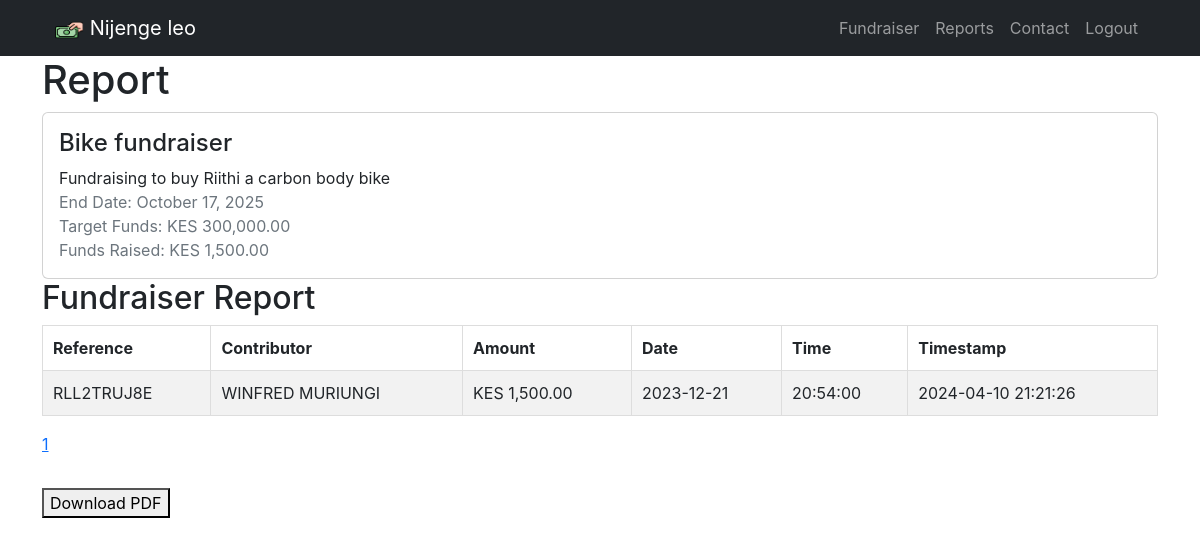
The page /report/3/page/1 (signed in) on the database as committed earlier.
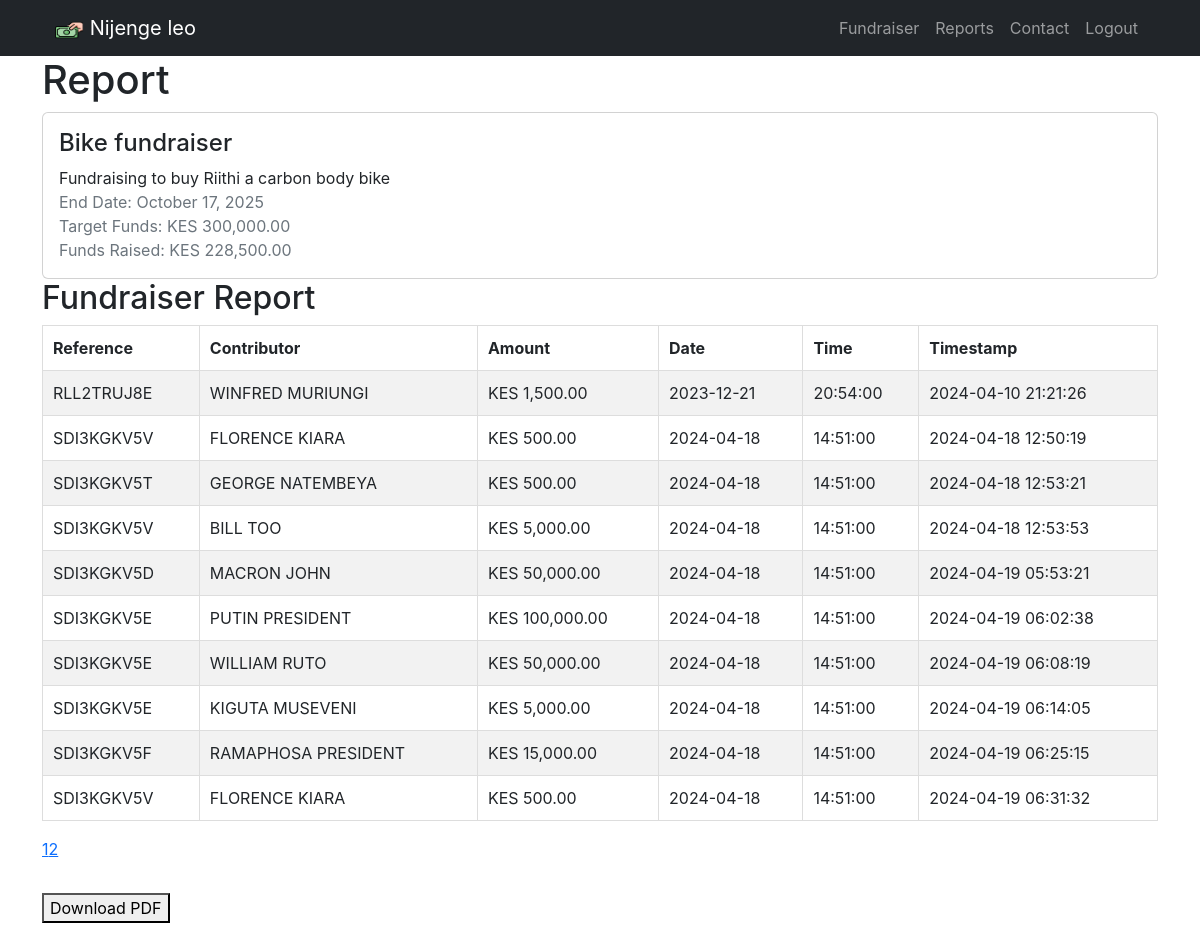
The same page on the database as committed later.
### models.py (models this page shows, shortened)
class Fundraiser(db.Model):
    id = db.Column(db.Integer, primary_key=True)
    user_id = db.Column(db.Integer, db.ForeignKey('user.id'), nullable=False)
    name = db.Column(db.String, nullable=False)
    description = db.Column(db.String)
    end_date = db.Column(db.DateTime, nullable=False)
    target_funds = db.Column(db.Integer, nullable=False)
    user = db.relationship('User', backref=db.backref('fundraisers', lazy=True))
    @property
    def funds_raised(self):
        total = (
            db.session.query(func.sum(Contribution.amount))
            .filter_by(fundraiser_id=self.id)
            .scalar()
        )
        return total or 0

class Contribution(db.Model):
    __tablename__ = 'contributions'
    contribution_id = db.Column(db.Integer, primary_key=True, autoincrement=True)
    fundraiser_id = db.Column(db.Integer, db.ForeignKey('fundraiser.id'), nullable=False)
    contribution_reference = db.Column(db.Text, nullable=False)
    contributor_name = db.Column(db.Text, nullable=False)
    phone_number = db.Column(db.Text, nullable=False)
    amount = db.Column(db.DECIMAL, nullable=False)
    contribution_date = db.Column(db.Date, nullable=False)
    contribution_time = db.Column(db.Time, nullable=False)
    timestamp = db.Column(db.DateTime(timezone=True), server_default=func.now())
    fundraiser = db.relationship('Fundraiser', backref='contributions')
    def to_dict(self):
        return {
            'contribution_reference': self.contribution_reference,
            'contributor_name': self.contributor_name,
            'phone_number': self.phone_number,
            'amount': self.amount,
            'contribution_time': self.contribution_time.strftime("%H:%M:%S"),  # Convert time to string
            'timestamp': self.timestamp.strftime("%Y-%m-%d %H:%M:%S"),  # Convert timestamp to string
            'contribution_date': self.contribution_date.strftime("%Y-%m-%d"),  # Convert date to string
        }

### app.py (the view)
@app.route("/report/<int:fundraiser_id>/page/<int:page_number>")
@login_required
def report(fundraiser_id, page_number):
    try:
        if fundraiser_id == 0:
            return redirect(
                url_for("fundraiser")
            )  # Call create_fundraiser() when fundraiser_id is 0
        fundraiser = Fundraiser.query.get_or_404(fundraiser_id)
        per_page = 10
        start = (page_number - 1) * per_page  # Calculate start index
        contributions = Contribution.query.filter_by(fundraiser_id=fundraiser_id)
        total_contributions = contributions.count()
        total_pages = math.ceil(total_contributions / per_page)
        if start >= total_contributions:
            return "Page number out of range", 404
        results = contributions.limit(per_page).offset(start).all()
        contributions_dicts = [contribution.to_dict() for contribution in results]
        return render_template(
            "report.html",
            fundraiser=fundraiser,
            contributions=contributions_dicts,
            total_pages=total_pages,
            current_page=page_number,
        )
    except Exception as e:
        app.logger.error(f"Error generating report: {str(e)}")
        return error(
            "An error occurred while generating the report. Please try again later.",
            500,
        )

### app.py (called while the page is built)
@app.template_filter("currency_format")
def currency_format(value):
    formatted_value = f"KES {value:,.2f}"  # Format as KES with thousands separator and 2 decimal places
    return formatted_value

### models.py (called while the page is built)
def login_required(func):
    @wraps(func)
    def decorated_function(*args, **kwargs):
        if 'user_id' not in session:
            return redirect(url_for('login'))
        g.user = User.query.get(session['user_id'])  # Retrieve user information
        return func(*args, **kwargs)
    return decorated_function

### templates/report.html (shortened to what this page needs)
{% extends "layout.html" %}
{% block content %}
<div class="container">
    <h1>Report</h1>
  <div class="card">
    <div class="card-body">
      <h4 class="card-title">{{ fundraiser.name }}</h4>
      <p class="card-text">{{ fundraiser.description }}</p>
      <p class="text-muted">
        End Date: {{ fundraiser.end_date.strftime("%B %d, %Y") }}<br>
        Target Funds: {{ fundraiser.target_funds | currency_format }}<br>
        Funds Raised: {{ fundraiser.funds_raised | currency_format }}
      </p>
    </div>
  </div>
  <h2>Fundraiser Report</h2>
  <table id="contributions-table" class="table table-bordered table-striped">
  <thead>
    <tr>
      <th>Reference</th>
      <th>Contributor</th>
      <th>Amount</th>
      <th>Date</th>
      <th>Time</th>
      <th>Timestamp</th>
    </tr>
  </thead>
  <tbody>
    {% for contribution in contributions %}  <tr>
        <td>{{ contribution.contribution_reference }}</td>
        <td>{{ contribution.contributor_name }}</td>
        <td>{{ contribution.amount|currency_format }}</td>
        <td>{{ contribution.contribution_date }}</td>
        <td>{{ contribution.contribution_time }}</td>
        <td>{{ contribution.timestamp }}</td>
      </tr>
    {% endfor %}
  </tbody>
</table>
  <nav aria-label="Page navigation">
    <ul class="pagination">
      {% for page in range(1, total_pages + 1) %}
      {% if page == current_page %}
      <li class="active"><a href="#">{{ page }}</a></li>
      {% else %}
      <li>
        <a href="{{ url_for('report', fundraiser_id=fundraiser.id, page_number=page) }}">{{ page }}</a>
      </li>
      {% endif %}
      {% endfor %}
    </ul>
  </nav>
  <button id="download-pdf">Download PDF</button>
  <pre id="contributions-data" style="display: none;">{{ contributions|tojson }}</pre>  </div>
{% endblock %}

### templates/layout.html (shortened to what this page needs)
{% macro navbar() %}
<nav class="navbar navbar-expand-lg navbar-dark bg-dark fixed-top" id="mainNav">
  <div class="container px-4">
    <a class="navbar-brand" href="{{ url_for('index') }}">
      <img src="{{ url_for('static', filename='assets/favicon.ico') }}" alt="Logo" width="30" height="24">
      Nijenge leo
    </a>
      {% if session.user_id %}
    <div class="collapse navbar-collapse" id="navbarNav">
      <ul class="navbar-nav ms-auto">
        <li class="nav-item"><a class="nav-link" href="/fundraiser">Fundraiser</a></li>
        <li class="nav-item"><a class="nav-link" href="{{ url_for('report_index') }}">Reports</a></li>
        <li class="nav-item"><a class="nav-link" href="{{ url_for('index') }}#contactForm">Contact</a></li>
        <li class="nav-item"><a class="nav-link" href="/logout">Logout</a></li>
      </ul>
    </div>
      {% endif %}
  </div>
</nav>
{% endmacro %}
<!DOCTYPE html>
<html lang="en">
<head>
  <link rel="stylesheet" href="{{ url_for('static', filename='css/styles.css') }}">
  <link href="https://cdnjs.cloudflare.com/ajax/libs/toastr.js/latest/toastr.min.css" rel="stylesheet">
</head>
<body>
  {{ navbar() }}
<div class="content-wrapper">
  <main>
    {% block content %}{% endblock %}
  </main>
</div>
</body>
</html>

Rows that differ between the two databases and show on the page:
added Contribution: contribution_reference "SDI3KGKV5V", contributor_name "FLORENCE KIARA", amount "KES 500.00", contribution_date "2024-04-18", contribution_time "14:51:00", timestamp "2024-04-18 12:50:19"
added Contribution: contribution_reference "SDI3KGKV5T", contributor_name "GEORGE NATEMBEYA", amount "KES 500.00", contribution_date "2024-04-18", contribution_time "14:51:00", timestamp "2024-04-18 12:53:21"
added Contribution: contribution_reference "SDI3KGKV5V", contributor_name "BILL TOO", amount "KES 5,000.00", contribution_date "2024-04-18", contribution_time "14:51:00", timestamp "2024-04-18 12:53:53"
added Contribution: contribution_reference "SDI3KGKV5D", contributor_name "MACRON JOHN", amount "KES 50,000.00", contribution_date "2024-04-18", contribution_time "14:51:00", timestamp "2024-04-19 05:53:21"
added Contribution: contribution_reference "SDI3KGKV5E", contributor_name "PUTIN PRESIDENT", amount "KES 100,000.00", contribution_date "2024-04-18", contribution_time "14:51:00", timestamp "2024-04-19 06:02:38"
added Contribution: contribution_reference "SDI3KGKV5E", contributor_name "WILLIAM RUTO", amount "KES 50,000.00", contribution_date "2024-04-18", contribution_time "14:51:00", timestamp "2024-04-19 06:08:19"
added Contribution: contribution_reference "SDI3KGKV5E", contributor_name "KIGUTA MUSEVENI", amount "KES 5,000.00", contribution_date "2024-04-18", contribution_time "14:51:00", timestamp "2024-04-19 06:14:05"
added Contribution: contribution_reference "SDI3KGKV5F", contributor_name "RAMAPHOSA PRESIDENT", amount "KES 15,000.00", contribution_date "2024-04-18", contribution_time "14:51:00", timestamp "2024-04-19 06:25:15"
added Contribution: contribution_reference "SDI3KGKV5V", contributor_name "FLORENCE KIARA", amount "KES 500.00", contribution_date "2024-04-18", contribution_time "14:51:00", timestamp "2024-04-19 06:31:32"
Other text that changed with them:
{{ fundraiser.funds_raised | currency_format }}: "KES 1,500.00" → "KES 228,500.00"
new list line: "2"
